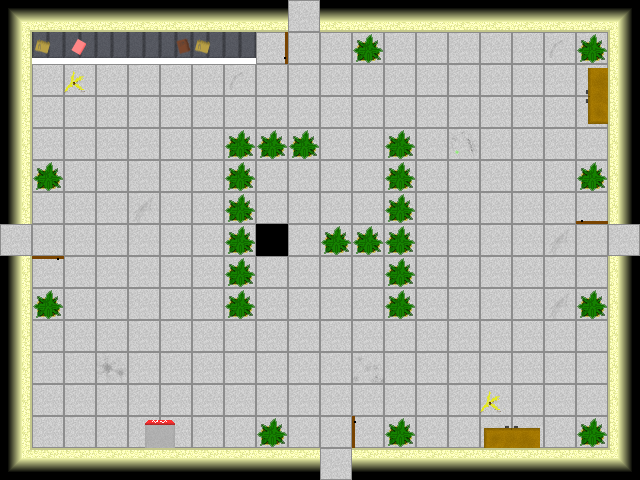

The image is a tile-based game level rendered from a .tmx file. Its description and source (layers, tilesets, objects; grid data summarised) follow:
An orthogonal 20x15 tile map with 32x32 px tiles, 1 tile layer (Tile Layer 1), 1 hidden layer not drawn, 2 tilesets and 6 objects (2x doorUp, mainPlayer, doorDown, doorLeft, enemy).

<map version="1.0" orientation="orthogonal" width="20" height="15" tilewidth="32" tileheight="32">
 <tileset firstgid="1" name="metatiles32x32" tilewidth="32" tileheight="32">
  <image source="../img/map/metatiles32x32.png" width="288" height="32" />
  <tile id="0">
   <properties>
    <property name="type" value="solid" />
   </properties>
  </tile>
  <tile id="5">
   <properties>
    <property name="type" value="doorRight" />
   </properties>
  </tile>
  <tile id="6">
   <properties>
    <property name="type" value="doorUp" />
   </properties>
  </tile>
  <tile id="7">
   <properties>
    <property name="type" value="doorDown" />
   </properties>
  </tile>
  <tile id="8">
   <properties>
    <property name="type" value="doorLeft" />
   </properties>
  </tile>
 </tileset>
 <tileset firstgid="10" name="Terrain" tilewidth="32" tileheight="32">
  <image source="../img/map/Terrain.png" width="256" height="256" />
 </tileset>
 <layer name="Tile Layer 1" width="20" height="15">
  <data>[300 cells, 299 non-empty, 25 distinct tile ids]</data>
 </layer>
 <objectgroup name="Object Layer 1" width="20" height="15">
  <object name="mainPlayer" x="96" y="192" width="32" height="32">
   <properties>
    <property name="image" value="Main_char" />
    <property name="spritewidth" value="64" />
   </properties>
  </object>
  <object name="doorRight" type="doorUp" x="576" y="224" width="32" height="32">
   <properties>
    <property name="type" value="door" />
   </properties>
  </object>
  <object name="doorDown" type="doorDown" x="320" y="416" width="32" height="32">
   <properties>
    <property name="type" value="door" />
   </properties>
  </object>
  <object name="doorLeft" type="doorLeft" x="32" y="224" width="32" height="32">
   <properties>
    <property name="type" value="door" />
   </properties>
  </object>
  <object name="doorUp" x="288" y="32" width="32" height="32">
   <properties>
    <property name="doorDirection" value="up" />
    <property name="type" value="door" />
   </properties>
  </object>
 </objectgroup>
 <objectgroup name="enemy" width="20" height="15" visible="0">
  <object name="enemy" x="289" y="289" width="60" height="60">
   <properties>
    <property name="image" value="gripe_run_right" />
    <property name="spritewidth" value="64" />
    <property name="type" value="PERSON" />
   </properties>
  </object>
 </objectgroup>
 <layer name="collision" width="20" height="15" visible="0">
  <data>[300 cells, 100 non-empty, 1 distinct tile ids]</data>
 </layer>
 <objectgroup name="Object Layer 3" width="20" height="15" visible="0" />
</map>
